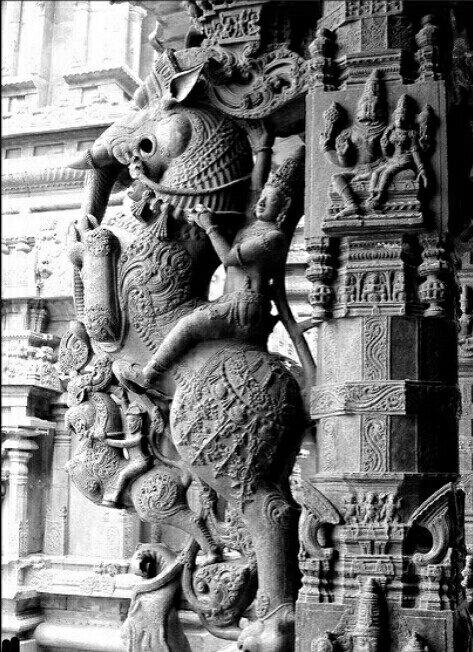
#> input picture Catalogue 2/Morfologia/imagen11.jpg, 473 x 652 px, found by its file name
$ python OpenCloseGray.py
#> lines starting #> are read from the running program, lines starting #| are printed output that depends on the picture
import numpy as np
from PIL import Image, ImageOps
import matplotlib.pyplot as plt
import cv2 as cv

def to_binary(x):
    """
    Turn a array into a CV binary array to be processed and return it
    """
    f,x = cv.threshold(x, 0, 1, cv.THRESH_BINARY | cv.THRESH_OTSU)
    return x

def open_grey(image):
    """
    image: the filename of the image to  be processed
    """
    file = ImageOps.grayscale(Image.open(image))
#> file is the input picture: PIL image 473x652 L; min 0, max 255, mean 120.1
    image = np.asarray(file)
    cv.imshow("Image", image)
    kernel = cv.getStructuringElement(cv.MORPH_RECT, (3, 3))
    #Applies the morphology close operation
    binary = cv.morphologyEx(image, cv.MORPH_OPEN, kernel)
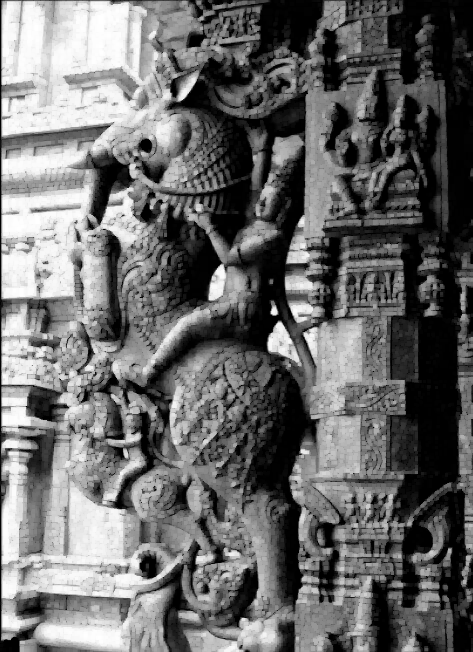
#> binary: shape (652, 473); min 0, max 255, mean 107.1
    cv.imshow("open-result", binary)
    cv.waitKey(0)
    cv.destroyAllWindows()

def close_grey(image):
    """
    image: the filename of the image to  be processed
    """
    file = ImageOps.grayscale(Image.open(image))
    image = np.asarray(file)
    cv.imshow("Image", image)
    kernel = cv.getStructuringElement(cv.MORPH_RECT, (2, 2))
    #Applies the morphology close operation
    binary = cv.morphologyEx(image, cv.MORPH_CLOSE, kernel)
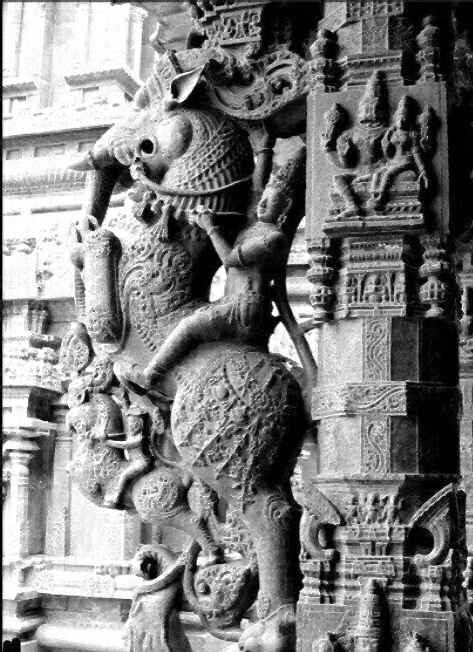
#> binary: shape (652, 473); min 0, max 255, mean 126.6
    cv.imshow("close-result", binary)
    cv.waitKey(0)
    cv.destroyAllWindows()


open_grey("C:/Users/kenne/OneDrive/Desktop/Analisis de imagenes/PAID_C_and_H/Catalogue 2/Morfologia/imagen11.jpg")
close_grey("C:/Users/kenne/OneDrive/Desktop/Analisis de imagenes/PAID_C_and_H/Catalogue 2/Morfologia/imagen11.jpg")

$ run again, with Catalogue 2/Morfologia/imagen1.jpg copied over Catalogue 2/Morfologia/imagen11.jpg
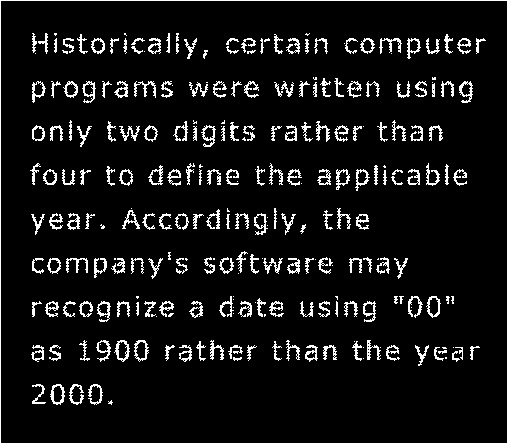
#> input picture Catalogue 2/Morfologia/imagen1.jpg, 508 x 444 px, found by its file name
#> in open_grey, `binary = cv.morphologyEx(image, cv.MORPH_OPEN, kernel)`:
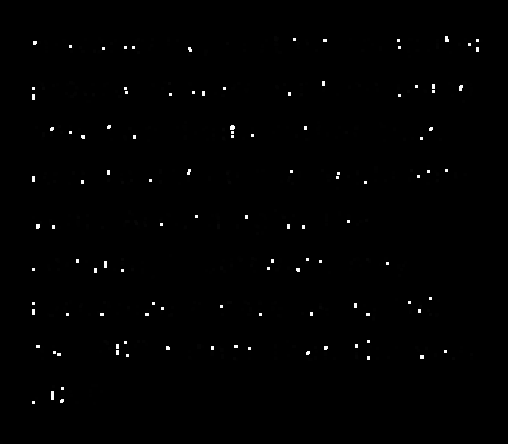
#> binary: shape (444, 508); min 0, max 254, mean 1.5
#> in close_grey, `binary = cv.morphologyEx(image, cv.MORPH_CLOSE, kernel)`:
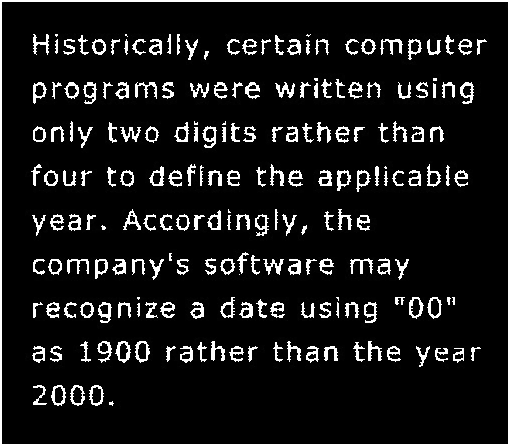
#> binary: shape (444, 508); min 0, max 255, mean 22.6

$ run again, with Catalogue 2/Morfologia/imagen3.jpg copied over Catalogue 2/Morfologia/imagen11.jpg
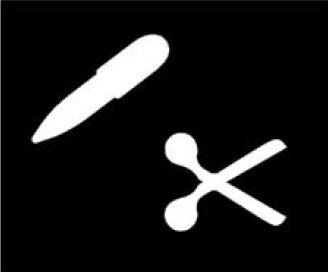
#> input picture Catalogue 2/Morfologia/imagen3.jpg, 328 x 272 px, found by its file name
#> in close_grey, `binary = cv.morphologyEx(image, cv.MORPH_CLOSE, kernel)`:
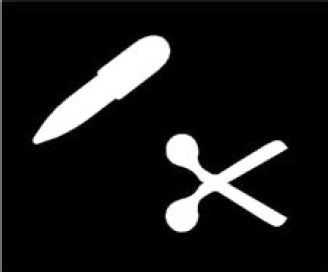
#> binary: shape (272, 328); min 0, max 255, mean 27.1

$ run again, with Catalogue 2/Morfologia/imagen5.jpg copied over Catalogue 2/Morfologia/imagen11.jpg
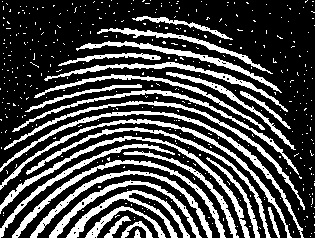
#> input picture Catalogue 2/Morfologia/imagen5.jpg, 315 x 238 px, found by its file name
#> in open_grey, `binary = cv.morphologyEx(image, cv.MORPH_OPEN, kernel)`:
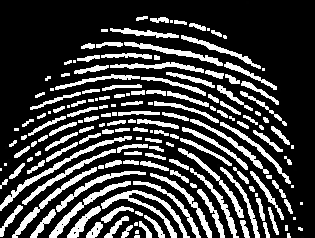
#> binary: shape (238, 315); min 0, max 255, mean 63.8
#> in close_grey, `binary = cv.morphologyEx(image, cv.MORPH_CLOSE, kernel)`:
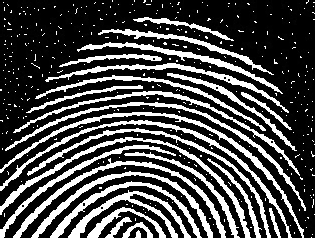
#> binary: shape (238, 315); min 0, max 255, mean 74.4
